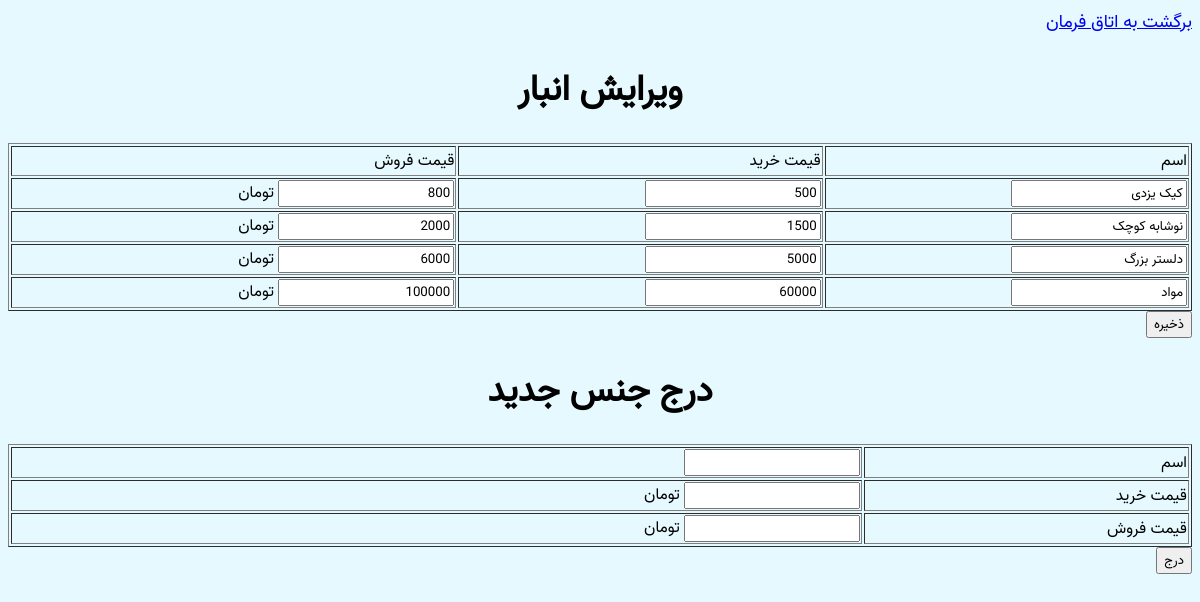
The page /food.php on the database as committed earlier.
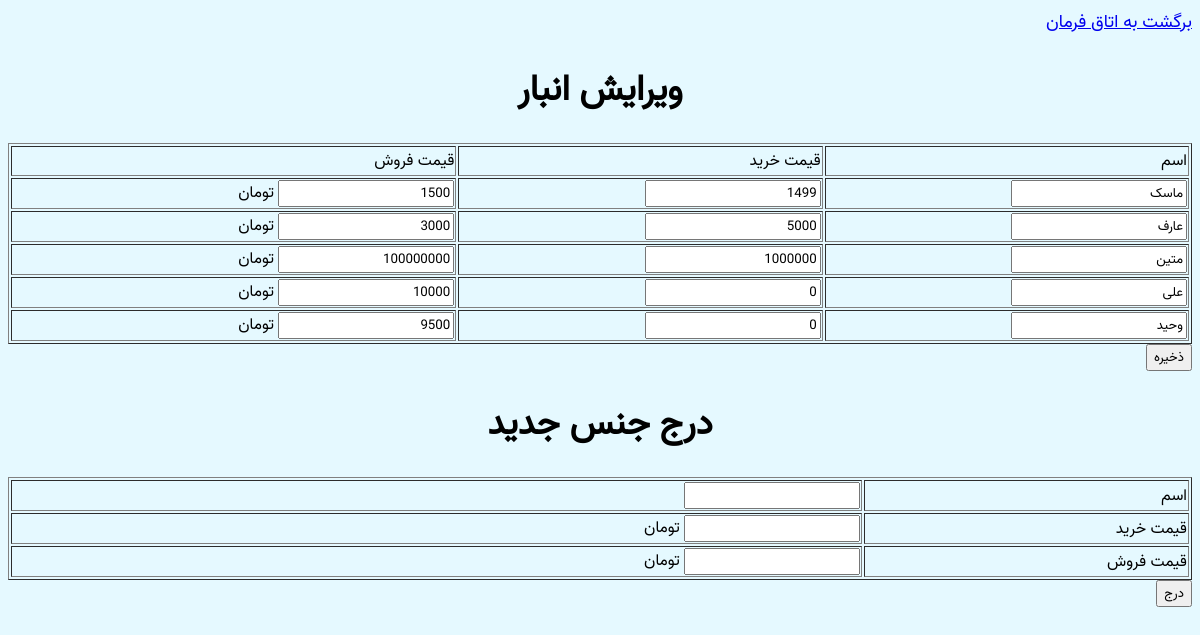
The same page on the database as committed later.
### tables this page shows
CREATE TABLE `foods` (
  `id` bigint(50) NOT NULL,
  `name` varchar(256) NOT NULL,
  `buy` bigint(20) NOT NULL,
  `sale` bigint(20) NOT NULL,
  `datetime` timestamp NOT NULL DEFAULT current_timestamp()
);

### _core.php (called while the page is built, shortened)
<?php
require "phpedb.php";
$db = new database();
$db->db="gamenet";

### phpedb.php (called while the page is built, shortened)
<?php
class database
{
	public $database=null;
	public $db="";
	public function connect($host="localhost",$user="root",$pass="")
	{
		try
		{
			$this->database=new PDO("mysql:host=$host;",$user,$pass);
			$this->database->setAttribute(PDO::ATTR_ERRMODE,PDO::ERRMODE_EXCEPTION);
			$this->database->query('SET NAMES '.'utf8mb4');
		}
		catch(PDOException $e)
		{
			$this->database=null;
			$this->error_page($e->getMessage());
		}
	}
	public function selects($table,$clause=[],$after="",$fields="*")
	{
		try
		{
			$sql = "SELECT ".$fields." FROM `".$this->db."`.`".$table."` ";
			$sql.=" ". $after." ";
			$sql.=";";
			$stmt = $this->database->prepare($sql);
			$stmt->execute();
			return $stmt->fetchAll(PDO::FETCH_ASSOC);
		}
		catch(PDOException $e)
		{
			$this->error_page($e->getMessage());
		}
	}
}

### food.php (the view, shortened to what this page needs)
<?php
require "_core.php";
$foods = $db->selects("foods");
?>
<link rel="stylesheet" type="text/css" href="style.css">
<a href="index.php">
    برگشت به اتاق فرمان
</a>
<center>
	<h1>ویرایش انبار</h1>
</center>
<form action="" method="POST">
	<table width="100%" dir="rtl" border="1">
		<tr>
			<td>اسم</td>
			<td>قیمت خرید</td>
			<td>قیمت فروش</td>
		</tr>
		<?php foreach($foods as $food) { ?>
		<tr>
			<td>
				<input type="text" name="name[]" value="<?= $food["name"]?>">
			</td>
			<td>
				<input type="text" name="buy[]" value="<?= $food["buy"]?>">
			</td>
			<td>
				<input type="number" name="sale[]" value="<?= $food["sale"]?>"> تومان
			</td>
		</tr>
		<?php } ?>
	</table>
	<button name="submit">ذخیره</button>
</form>
<center>
	<h1>درج جنس جدید</h1>
</center>
<form action="" method="POST">
	<table width="100%" dir="rtl" border="1">
		<tr>
			<td>اسم</td>
			<td>
				<input type="text" name="name" required="">
			</td>
		</tr>
		<tr>
			<td>قیمت خرید </td>
			<td>
				<input type="number" name="buy" required=""> تومان
			</td>
		</tr>
		<tr>
			<td>قیمت فروش</td>
			<td>
				<input type="number" name="sale" required=""> تومان
			</td>
		</tr>
	</table>
	<button name="submit">درج</button>
</form>

### style.css (style rules this page uses)
* { box-sizing: border-box; font-family: Vazir; direction: rtl; }

Rows that differ between the two databases and show on the page:
changed foods: name "کیک یزدی" → "ماسک"; buy "500" → "1499"; sale "800" → "1500"
changed foods: name "نوشابه کوچک" → "عارف"; buy "1500" → "5000"; sale "2000" → "3000"
changed foods: name "دلستر بزرگ" → "متین"; buy "5000" → "1000000"; sale "6000" → "100000000"
changed foods: name "مواد" → "علی"; buy "60000" → "0"; sale "100000" → "10000"
added foods: name "وحید", buy "0", sale "9500"
